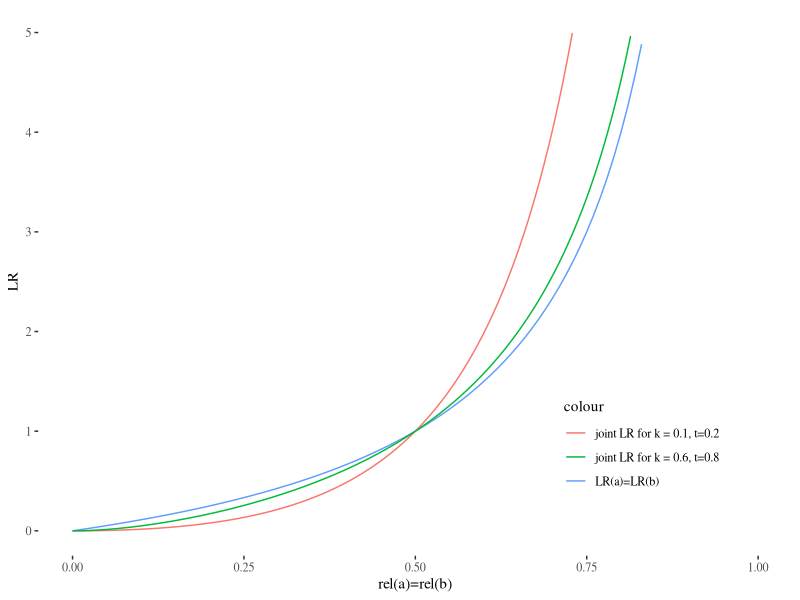

Source code (R):
## ---- chunk 1
knitr::opts_chunk$set(echo = TRUE)
## ---- chunk 2
library(ggplot2)
library(ggthemes)

combined <- function (x,k,t) {
  (x^2)/
(
  ((1-k)*t*(1-x)*x + k*(1-t)*x*(1-x) + (1-k)*(1-t)*(1-x)*(1-x))
  /
    ((1-k)*t +(1-t)*k+(1-k)*(1-t))
)
}

combinedMarcello <- function(x,k,t){
  (x^2)/(k*(1-t)*(x)*(1-x)+(1-k)*t*x*(1-x)+(1-k)*(1-t)*(1-x)*(1-x))
}

x <-seq(0,1,by=0.001)
y0102 <- combined(x,0.1,0.2)
y0608 <- combined(x,0.6,0.8)

ggplot() +
  stat_function(fun=function(x)(x/(1-x)), geom="line", aes(colour="LR(a)=LR(b)"))+
  geom_line(aes(x = x, y = y0102,color = "joint LR for k = 0.1, t=0.2")) +
  geom_line(aes(x = x, y = y0608,color = "joint LR for k = 0.6, t=0.8")) +
        ylim(c(0,5))+
  xlab("rel(a)=rel(b)")+ ylab("LR")+theme_tufte()+
  theme(legend.position = c(0.8, 0.2))
